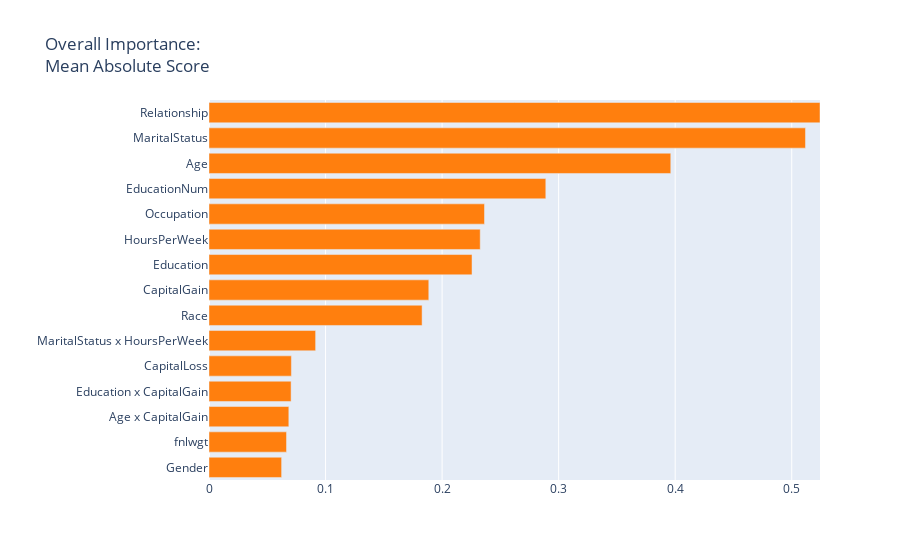

Here is the notebook cell this chart was saved with:
### Code cell
ebm_global = ebm.explain_global()
# 
# show(ebm_global)
ebm_global.visualize()
#

### Figure 1 — Plotly figure (JSON) as saved in the notebook; plotly's stock layout.template omitted (floating-point values rounded to 4 significant figures)
{"data": [{"marker": {"color": ["#ff7f0e", "#ff7f0e", "#ff7f0e", "#ff7f0e", "#ff7f0e", "#ff7f0e", "#ff7f0e", "#ff7f0e", "#ff7f0e", "#ff7f0e", "#ff7f0e", "#ff7f0e", "#ff7f0e", "#ff7f0e", "#ff7f0e"]}, "orientation": "h", "type": "bar", "x": [0.0623, 0.06653, 0.0685, 0.07043, 0.0707, 0.09148, 0.1828, 0.1886, 0.2257, 0.2327, 0.2364, 0.289, 0.3962, 0.5118, 0.5242], "y": ["Gender", "fnlwgt", "Age x CapitalGain", "Education x CapitalGain", "CapitalLoss", "MaritalStatus x HoursPerWeek", "Race", "CapitalGain", "Education", "HoursPerWeek", "Occupation", "EducationNum", "Age", "MaritalStatus", "Relationship"]}], "layout": {"title": {"text": "Overall Importance:<br>Mean Absolute Score"}, "xaxis": {"range": [0, 0.5242], "title": {"text": ""}}, "yaxis": {"automargin": true, "dtick": 1, "title": {"text": ""}}}}
